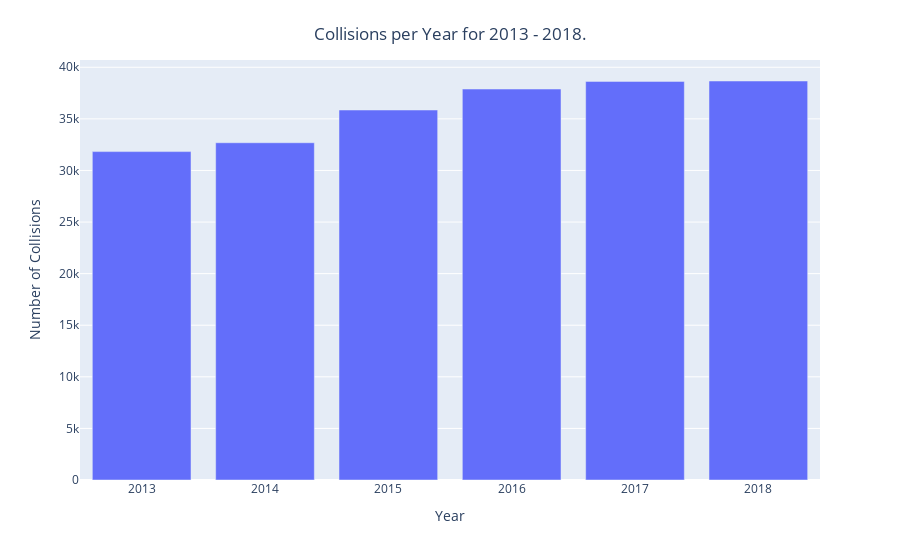

The notebook cell saved with this chart:
### Code cell
fig = px.bar(x=year_counts.index, y=year_counts)
fig.update_layout(
    title = {
        'text': 'Collisions per Year for 2013 - 2018.',
        'y': .95,
        'x': 0.5,
        'xanchor': 'center',
        'yanchor': 'top'
    }
    ,
    xaxis_title = 'Year',
    yaxis_title = 'Number of Collisions'
)
fig.show()

### Figure 1 — Plotly figure (JSON) as saved in the notebook; plotly's stock layout.template omitted (floating-point values rounded to 4 significant figures)
{"data": [{"alignmentgroup": "True", "hoverlabel": {"namelength": 0}, "hovertemplate": "x=%{x}<br>y=%{y}", "legendgroup": "", "marker": {"color": "#636efa"}, "name": "", "offsetgroup": "", "orientation": "v", "showlegend": false, "textposition": "auto", "type": "bar", "x": [2018, 2017, 2016, 2015, 2014, 2013], "xaxis": "x", "y": [38670, 38633, 37891, 35859, 32686, 31828], "yaxis": "y"}], "layout": {"barmode": "relative", "legend": {"tracegroupgap": 0}, "margin": {"t": 60}, "title": {"text": "Collisions per Year for 2013 - 2018.", "x": 0.5, "xanchor": "center", "y": 0.95, "yanchor": "top"}, "xaxis": {"anchor": "y", "domain": [0, 1], "title": {"text": "Year"}}, "yaxis": {"anchor": "x", "domain": [0, 1], "title": {"text": "Number of Collisions"}}}}
